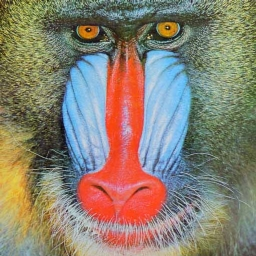
%> input picture obrazky/baboon_small.jpg, 256 x 256 px
$ octave demo_image_hist_RGB_3d.m   (GNU Octave 9; MATLAB toolbox functions it lacks are replaced by stand-ins)
%> lines starting %> are read from the running program, lines starting %| are printed output that depends on the picture
### histogramy/image_hist_RGB_3d.m
function [freq, freq_emph, freq_app] = image_hist_RGB_3d(imname,n,gamma)
%> called with imname = 'baboon_small.jpg', n = 6

% Creates 3D-histogram from an RGB image
% in the form of balls in the RGB cube
%
% Input:
%  IMNAME......Name of the image file in RGB 24bpp
%  N...........Number of histogram bins within each axis;
%              if undefined, the default value is taken N = 6
%  GAMMA.......Power value used for emphasizing small frequencies:
%              out = out.^GAMMA;
%              GAMMA = 1 means no change.
%              If undefined, the default value is GAMMA = 0.5.
%              If GAMMA is set to 0, the "emphasizing" is done so that
%              empty cells will remain at zero and the rest will contain 1.
%
% Output:
%  FREQ.........Frequencies arranged in the 3D matrix. The resultant values
%               can be also non-integral (due to a compensation which is
%               done if the cells ranges differ).
%  FREQ_EMPH....Emphasized values of FREQ, dependent on GAMMA
%  FREQ_APP.....Frequencies (without emphasizing) arranged in the 3D matrix,
%               layers arranged according to the initial appearance of the histogram
%               FREQ_APP(i,j,k) :
%               (R increases with j, G increases with k, B increases with i)
%
% Example:
%  [freq, freq_emph, freq_app] = image_hist_RGB_3d('image.jpg',5,0.6);

% (c) 2012 Jan Zatyik, Pavel Rajmic,
% Brno University of Technology, Czech Republic
% version 1.25
% www.splab.cz

% Last revision: October 19, 2012

% Credits: inspired by
% http://ij-plugins.sourceforge.net/ij-vtk/color-space/index.html


%% Checking the input arguments
if nargin <= 2
    gamma = 0.5;
end
if nargin == 1
    n = 6;
end
if n == 1
    error('it is nonsense to use n=1');
end

%% Reading the image
disp('Starting...')
disp('Reading the image...');

im = imread(imname);    % loading the image
%> im is the input picture: size 256x256x3 uint8; mean R, G, B 138.2, 129, 114
s = size(im);
%> s = [256 256 3]
im = double(im);
%> im: size 256x256x3 double

%% Assigning the pixels to the histogram cells
disp('Assigning the pixels to the histogram cells...');
step = 255/n;
cell_no = ceil(im/step); % numbers of cells for all pixels
% cell_no can be computed as 0, so we assing them to the first cell
cell_no(cell_no==0) = 1;
%> cell_no: size 256x256x3 double; mean R, G, B 3.73, 3.52, 3.18; mean of the top-left, top-right, bottom-left and bottom-right quarters 3.25, 3.55, 3.65, 3.46


%% Computing the frequencies
disp('Computing the frequencies...');
% initialization of vector, which will be used for saving the frequencies
freq = zeros(n^3,1);

% computing to which index belong the data
a = cell_no(:,:,1) - 1;
b = cell_no(:,:,2) - 1;
c = cell_no(:,:,3) - 1;
index = n * a +n^2 *b + c + 1;
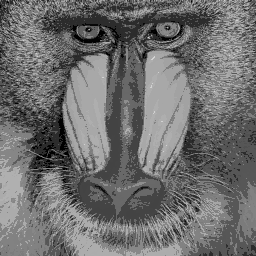
%> index: size 256x256 double; min 1, max 215, mean 110.3

% computation of frequencies
for col = 1:s(2)
    for row = 1:s(1)
        freq(index(row,col)) = freq(index(row,col)) + 1;
    end
end
%> after the loop, freq = 216 values, max 5349 at index 87, min 0 at index 3, mean 303.4
% Reshaping into 3D-array
freq = reshape(freq,n,n,n);


%% Compensation due to (possible) non-uniform length of cells
bound = linspace(0,255,n+1); %where are the cell boundaries
bound_int = floor(bound); %integers
% averages (used later during plotting)
cell_avrg = cumsum(diff(bound)) - (255/n)/2;
cell_avrg_int = round(cell_avrg);

% how many values can the cells contain
% (these values can differ by 1 or will be the same)
cell_ranges = diff(bound_int);
maxmin_ratio = max(cell_ranges) / min(cell_ranges);
% determining which cells are to be compensated
cells_to_compensate = find(cell_ranges - min(cell_ranges)); %nonzero elements
% calculate the compensated frequencies (rows(R), columns(G), slides(B))
freq(cells_to_compensate,:,:) = freq(cells_to_compensate,:,:) / maxmin_ratio;
freq(:,cells_to_compensate,:) = freq(:,cells_to_compensate,:) / maxmin_ratio;
freq(:,:,cells_to_compensate) = freq(:,:,cells_to_compensate) / maxmin_ratio;


%% Emphasizing small frequencies by gamma
maxfreq = max(max(max(freq))); %maximum frequency
%> maxfreq = 5349
if gamma ~=1
    disp(['Recalculating frequencies by means of gamma=' num2str(gamma) ' ...'])
    if gamma == 0
        disp('!!! Warning: GAMMA is zero!');
        freq_emph = zeros(size(freq)); %zeros everywhere
        freq_emph(freq~=0) = 1; %ones; the same result as if .^0 was computed
        maxfreq = 1;
    else
        freq_emph = freq / maxfreq;   %first, normalize to [0,1]
        freq_emph = freq_emph.^gamma; %second, emphasize
        freq_emph = freq_emph * maxfreq; %finally, un-normalize
        %maximum frequency remains unchanged
    end
else
    freq_emph = freq; %no change
end


%% Drawing the histogram
disp('Drawing the histogram...')
figure
% whitebg([0.9 0.9 0.9])
maxradius = 255/n;
[Rss Gss Bss] = sphere(16); % mesh for unit sphere
% resizing the sphere to maximum
Rss = Rss * maxradius/2;
Gss = Gss * maxradius/2;
Bss = Bss * maxradius/2;

% loop over all histogram cells and plot the balls
for cnt_B = 1:n
    for cnt_G = 1:n
        for cnt_R = 1:n
            RGBfreq = freq_emph(cnt_B, cnt_R, cnt_G); %scalar
            if RGBfreq ~= 0 % if a sphere has to appear
                % begin with the initial sphere
                Rs = Rss;
                Gs = Gss;
                Bs = Bss;
                % size of the sphere according to the frequency
                ratio = RGBfreq / maxfreq;
                Rs = Rs * ratio;
                Gs = Gs * ratio;
                Bs = Bs * ratio;
                % translation the sphere to the right place
                modR = mod(cnt_R-1,n);
                modG = mod(cnt_G-1,n);
                modB = mod(cnt_B-1,n);
                Rs = Rs + (modR+0.5) * maxradius;
                Gs = Gs + (modG+0.5) * maxradius;
                Bs = Bs + (modB+0.5) * maxradius;
                % drawing
                h = surf(Rs,Gs,Bs);
                % coloring the sphere by the color taken from the center of the respective cube
                colorR = cell_avrg_int(modR+1);
                colorG = cell_avrg_int(modG+1);
                colorB = cell_avrg_int(modB+1);
                if isoctave
                    set(h,'EdgeColor','none', ...
                        'FaceColor',[ colorR colorG colorB ]/255, ...
                        'AmbientStrength',0.7, ...
                        'DiffuseStrength',0.4, ...
                        'SpecularStrength',0.4, ...
                        'SpecularExponent',500, ...
                        'BackFaceLighting','reverselit');
                else
                    set(h,'EdgeColor','none', ...
                        'FaceColor',[ colorR colorG colorB ]/255, ...
                        'FaceLighting','phong', ...
                        'AmbientStrength',0.7, ...
                        'DiffuseStrength',0.4, ...
                        'SpecularStrength',0.4, ...
                        'SpecularExponent',500, ...
                        'BackFaceLighting','reverselit');
                end
                hold on
                hidden off
            end
        end
    end
end
%> after the loop, colorB = 234; colorG = 234; colorR = 191; h = -176.2; modB = 5; modG = 5; modR = 4; ratio = 0.0681

% visualization parameters
set(gca, 'XColor', 'r','YColor', 'g', 'ZColor', 'b');
%set(gca, 'XColor', 'r','YColor', [0 0.7 0], 'ZColor', 'b');
set(gcf, 'color', 'none');
set(gca, 'color', 'none');
axis([ 0 255 0 255 0 255]);
xlabel('R');
ylabel('G');
zlabel('B');
if ~isoctave
    camlight(14,36);
    rotate3d on
end
view(14,36)
axis square

%% Compute FREQ_APP
if nargout>2
    disp('Rearranging frequencies into the structure as appeared in the figure...')
    freq_app = zeros(n,n,n);
    for w = 1:n
        freq_app(:,:,w) = (flipud((freq(:,:,w))));
    end
end

%% End
disp('Finished.')

### obrazky/rgb_noise_image.m
function image = rgb_noise_image(rows,cols,channels,filename)

% [7 lines of commented-out code are left out]

image = randi([0,255],rows,cols,channels);
image = uint8(image);

if nargin > 3
    if ischar(filename)
        imwrite(image,filename)
    end
end

### ruzne/isoctave.m
function t=isoctave()
%ISOCTAVE  True if the operating environment is octave
%   Usage: t=isoctave();
%
%   `isoctave` returns 1 if the operating environment is Octave, otherwise
%   it returns 0 (Matlab)

%   AUTHOR : Peter L. Søndergaard.
%   TESTING: NA
%   REFERENCE: NA
persistent inout;

if isempty(inout),
  inout = exist('OCTAVE_VERSION','builtin') ~= 0;
end;
t = inout;

### histogramy/demo_image_hist_RGB_3d.m
% Demonstrates the 3D-histogram made from an RGB image

% 2012-13 Pavel Rajmic, Jan Zatyik

close all
clc

%% 1
filename = 'baboon_small.jpg'
figure
imshow(filename);
[freq, freq_emph, freq_ly] = image_hist_RGB_3d(filename,6)
% pause

%% 2
filename = 'clown.jpg'
figure
imshow(filename);
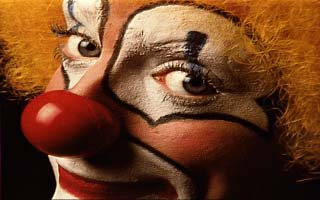
%> input picture obrazky/clown.jpg, 320 x 200 px
[freq, freq_emph, freq_ly] = image_hist_RGB_3d(filename,5);
%> call 2 of image_hist_RGB_3d, with imname = 'clown.jpg', n = 5
%> in image_hist_RGB_3d, im is the input picture: size 200x320x3 uint8; mean R, G, B 112.8, 65.7, 36.5
%> in image_hist_RGB_3d (call 2), `cell_no(cell_no==0) = 1;`:
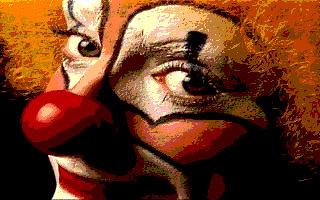
%> cell_no: size 200x320x3 double; mean R, G, B 2.73, 1.89, 1.41; drawn with min black and max white
%> in image_hist_RGB_3d (call 2), `index = n * a +n^2 *b + c + 1;`:
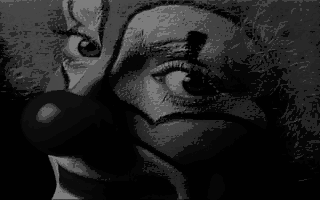
%> index: size 200x320 double; min 1, max 125, mean 32.3
%> after the loop in image_hist_RGB_3d (call 2), `for col = 1:s(2)`: freq = 125 values, max 18689 at index 1, min 0 at index 2, mean 512
%> in image_hist_RGB_3d (call 2), `maxfreq = max(max(max(freq)));`: maxfreq = 18689
%> after the loop in image_hist_RGB_3d (call 2), `for cnt_B = 1:n`: colorB = 230; h = -285.4; modB = 4; ratio = 0.108
% pause

%% 3
% generate noise image
filename = 'rgb_noise.png'
im = rgb_noise_image(200,300,3,filename);
figure
imshow(filename);
[freq, freq_emph, freq_ly] = image_hist_RGB_3d(filename,4);
%> call 3 of image_hist_RGB_3d, with imname = 'rgb_noise.png', n = 4
%> in image_hist_RGB_3d (call 3), `cell_no(cell_no==0) = 1;`:
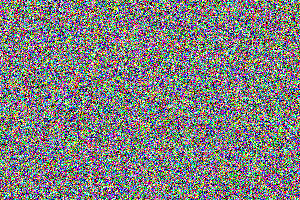
%> cell_no: size 200x300x3 double; mean R, G, B 2.5, 2.5, 2.49; drawn with min black and max white
%> in image_hist_RGB_3d (call 3), `index = n * a +n^2 *b + c + 1;`:
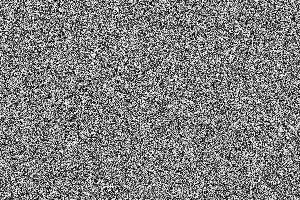
%> index: size 200x300 double; min 1, max 64, mean 32.5; drawn with min black and max white
%> after the loop in image_hist_RGB_3d (call 3), `for col = 1:s(2)`: freq = 64 values, max 1024 at index 17, min 863 at index 27, mean 937.5
%> in image_hist_RGB_3d (call 3), `maxfreq = max(max(max(freq)));`: maxfreq = 1008
%> after the loop in image_hist_RGB_3d (call 3), `for cnt_B = 1:n`: colorB = 223; h = -426.3; modB = 3; ratio = 0.945
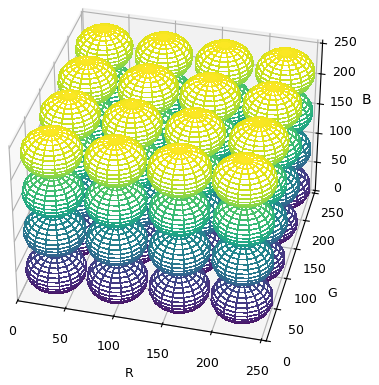
%> figure redrawn from the program's plot data
